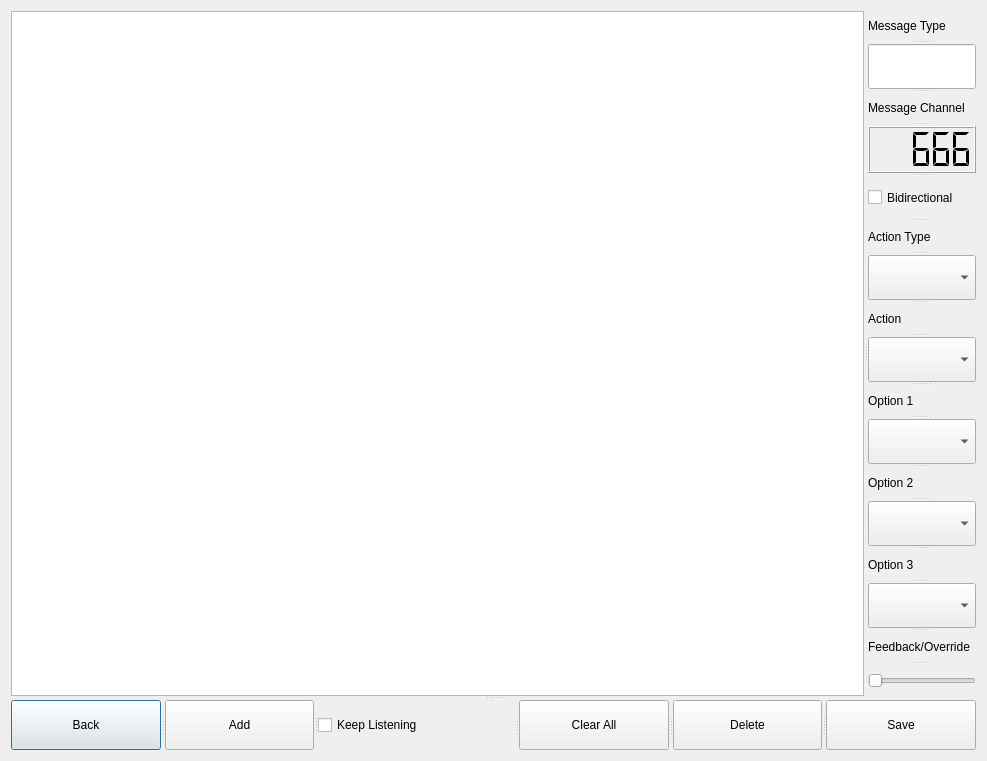
<?xml version="1.0" encoding="UTF-8"?>
<ui version="4.0">
 <class>ConfigWindow</class>
 <widget class="QDialog" name="ConfigWindow">
  <property name="geometry">
   <rect>
    <x>0</x>
    <y>0</y>
    <width>987</width>
    <height>761</height>
   </rect>
  </property>
  <property name="sizePolicy">
   <sizepolicy hsizetype="MinimumExpanding" vsizetype="MinimumExpanding">
    <horstretch>0</horstretch>
    <verstretch>0</verstretch>
   </sizepolicy>
  </property>
  <property name="baseSize">
   <size>
    <width>800</width>
    <height>600</height>
   </size>
  </property>
  <property name="windowTitle">
   <string>Dialog</string>
  </property>
  <layout class="QGridLayout" name="gridLayout">
   <item row="0" column="0">
    <widget class="QSplitter" name="splitter_4">
     <property name="orientation">
      <enum>Qt::Vertical</enum>
     </property>
     <widget class="QSplitter" name="splitter_3">
      <property name="orientation">
       <enum>Qt::Horizontal</enum>
      </property>
      <widget class="QTableView" name="tableView">
       <property name="sizePolicy">
        <sizepolicy hsizetype="MinimumExpanding" vsizetype="MinimumExpanding">
         <horstretch>3</horstretch>
         <verstretch>0</verstretch>
        </sizepolicy>
       </property>
       <property name="editTriggers">
        <set>QAbstractItemView::AllEditTriggers</set>
       </property>
       <property name="selectionBehavior">
        <enum>QAbstractItemView::SelectRows</enum>
       </property>
      </widget>
      <widget class="QSplitter" name="splitter_2">
       <property name="orientation">
        <enum>Qt::Vertical</enum>
       </property>
       <widget class="QLabel" name="label_7">
        <property name="sizePolicy">
         <sizepolicy hsizetype="MinimumExpanding" vsizetype="Preferred">
          <horstretch>0</horstretch>
          <verstretch>0</verstretch>
         </sizepolicy>
        </property>
        <property name="text">
         <string>Message Type</string>
        </property>
       </widget>
       <widget class="QLineEdit" name="lin_mtype">
        <property name="sizePolicy">
         <sizepolicy hsizetype="MinimumExpanding" vsizetype="Preferred">
          <horstretch>0</horstretch>
          <verstretch>0</verstretch>
         </sizepolicy>
        </property>
        <property name="readOnly">
         <bool>true</bool>
        </property>
       </widget>
       <widget class="QLabel" name="label">
        <property name="sizePolicy">
         <sizepolicy hsizetype="MinimumExpanding" vsizetype="Preferred">
          <horstretch>0</horstretch>
          <verstretch>0</verstretch>
         </sizepolicy>
        </property>
        <property name="text">
         <string>Message Channel</string>
        </property>
       </widget>
       <widget class="QLCDNumber" name="num_mchan">
        <property name="sizePolicy">
         <sizepolicy hsizetype="MinimumExpanding" vsizetype="Preferred">
          <horstretch>0</horstretch>
          <verstretch>0</verstretch>
         </sizepolicy>
        </property>
        <property name="segmentStyle">
         <enum>QLCDNumber::Flat</enum>
        </property>
        <property name="intValue" stdset="0">
         <number>666</number>
        </property>
       </widget>
       <widget class="QCheckBox" name="checkBox">
        <property name="sizePolicy">
         <sizepolicy hsizetype="MinimumExpanding" vsizetype="Preferred">
          <horstretch>0</horstretch>
          <verstretch>0</verstretch>
         </sizepolicy>
        </property>
        <property name="text">
         <string>Bidirectional</string>
        </property>
       </widget>
       <widget class="QLabel" name="label_4">
        <property name="sizePolicy">
         <sizepolicy hsizetype="MinimumExpanding" vsizetype="Preferred">
          <horstretch>0</horstretch>
          <verstretch>0</verstretch>
         </sizepolicy>
        </property>
        <property name="text">
         <string>Action Type</string>
        </property>
       </widget>
       <widget class="QComboBox" name="cb_atype">
        <property name="sizePolicy">
         <sizepolicy hsizetype="MinimumExpanding" vsizetype="Preferred">
          <horstretch>0</horstretch>
          <verstretch>0</verstretch>
         </sizepolicy>
        </property>
       </widget>
       <widget class="QLabel" name="label_5">
        <property name="sizePolicy">
         <sizepolicy hsizetype="MinimumExpanding" vsizetype="Preferred">
          <horstretch>0</horstretch>
          <verstretch>0</verstretch>
         </sizepolicy>
        </property>
        <property name="text">
         <string>Action</string>
        </property>
       </widget>
       <widget class="QComboBox" name="cb_action">
        <property name="sizePolicy">
         <sizepolicy hsizetype="MinimumExpanding" vsizetype="Preferred">
          <horstretch>0</horstretch>
          <verstretch>0</verstretch>
         </sizepolicy>
        </property>
       </widget>
       <widget class="QLabel" name="label_6">
        <property name="sizePolicy">
         <sizepolicy hsizetype="MinimumExpanding" vsizetype="Preferred">
          <horstretch>0</horstretch>
          <verstretch>0</verstretch>
         </sizepolicy>
        </property>
        <property name="text">
         <string>Option 1</string>
        </property>
       </widget>
       <widget class="QComboBox" name="cb_param1">
        <property name="sizePolicy">
         <sizepolicy hsizetype="MinimumExpanding" vsizetype="Preferred">
          <horstretch>0</horstretch>
          <verstretch>0</verstretch>
         </sizepolicy>
        </property>
       </widget>
       <widget class="QLabel" name="label_9">
        <property name="sizePolicy">
         <sizepolicy hsizetype="MinimumExpanding" vsizetype="Preferred">
          <horstretch>0</horstretch>
          <verstretch>0</verstretch>
         </sizepolicy>
        </property>
        <property name="text">
         <string>Option 2</string>
        </property>
       </widget>
       <widget class="QComboBox" name="cb_param2">
        <property name="sizePolicy">
         <sizepolicy hsizetype="MinimumExpanding" vsizetype="Preferred">
          <horstretch>0</horstretch>
          <verstretch>0</verstretch>
         </sizepolicy>
        </property>
       </widget>
       <widget class="QLabel" name="label_10">
        <property name="sizePolicy">
         <sizepolicy hsizetype="MinimumExpanding" vsizetype="Preferred">
          <horstretch>0</horstretch>
          <verstretch>0</verstretch>
         </sizepolicy>
        </property>
        <property name="text">
         <string>Option 3</string>
        </property>
       </widget>
       <widget class="QComboBox" name="cb_param3">
        <property name="sizePolicy">
         <sizepolicy hsizetype="MinimumExpanding" vsizetype="Preferred">
          <horstretch>0</horstretch>
          <verstretch>0</verstretch>
         </sizepolicy>
        </property>
       </widget>
       <widget class="QLabel" name="label_8">
        <property name="sizePolicy">
         <sizepolicy hsizetype="MinimumExpanding" vsizetype="Preferred">
          <horstretch>0</horstretch>
          <verstretch>0</verstretch>
         </sizepolicy>
        </property>
        <property name="text">
         <string>Feedback/Override</string>
        </property>
       </widget>
       <widget class="QSlider" name="slider_override">
        <property name="sizePolicy">
         <sizepolicy hsizetype="MinimumExpanding" vsizetype="Preferred">
          <horstretch>0</horstretch>
          <verstretch>0</verstretch>
         </sizepolicy>
        </property>
        <property name="orientation">
         <enum>Qt::Horizontal</enum>
        </property>
       </widget>
      </widget>
     </widget>
     <widget class="QSplitter" name="splitter">
      <property name="orientation">
       <enum>Qt::Horizontal</enum>
      </property>
      <widget class="QPushButton" name="btnBack">
       <property name="sizePolicy">
        <sizepolicy hsizetype="MinimumExpanding" vsizetype="MinimumExpanding">
         <horstretch>0</horstretch>
         <verstretch>0</verstretch>
        </sizepolicy>
       </property>
       <property name="text">
        <string>Back</string>
       </property>
      </widget>
      <widget class="QPushButton" name="pushButton">
       <property name="text">
        <string>Add</string>
       </property>
      </widget>
      <widget class="QCheckBox" name="checkBox_2">
       <property name="text">
        <string>Keep Listening</string>
       </property>
      </widget>
      <widget class="QPushButton" name="btnClear">
       <property name="sizePolicy">
        <sizepolicy hsizetype="MinimumExpanding" vsizetype="MinimumExpanding">
         <horstretch>0</horstretch>
         <verstretch>0</verstretch>
        </sizepolicy>
       </property>
       <property name="text">
        <string>Clear All</string>
       </property>
      </widget>
      <widget class="QPushButton" name="btnDel">
       <property name="sizePolicy">
        <sizepolicy hsizetype="MinimumExpanding" vsizetype="MinimumExpanding">
         <horstretch>0</horstretch>
         <verstretch>0</verstretch>
        </sizepolicy>
       </property>
       <property name="text">
        <string>Delete</string>
       </property>
      </widget>
      <widget class="QPushButton" name="btnSave">
       <property name="sizePolicy">
        <sizepolicy hsizetype="MinimumExpanding" vsizetype="MinimumExpanding">
         <horstretch>0</horstretch>
         <verstretch>0</verstretch>
        </sizepolicy>
       </property>
       <property name="text">
        <string>Save</string>
       </property>
      </widget>
     </widget>
    </widget>
   </item>
  </layout>
 </widget>
 <resources/>
 <connections/>
</ui>
